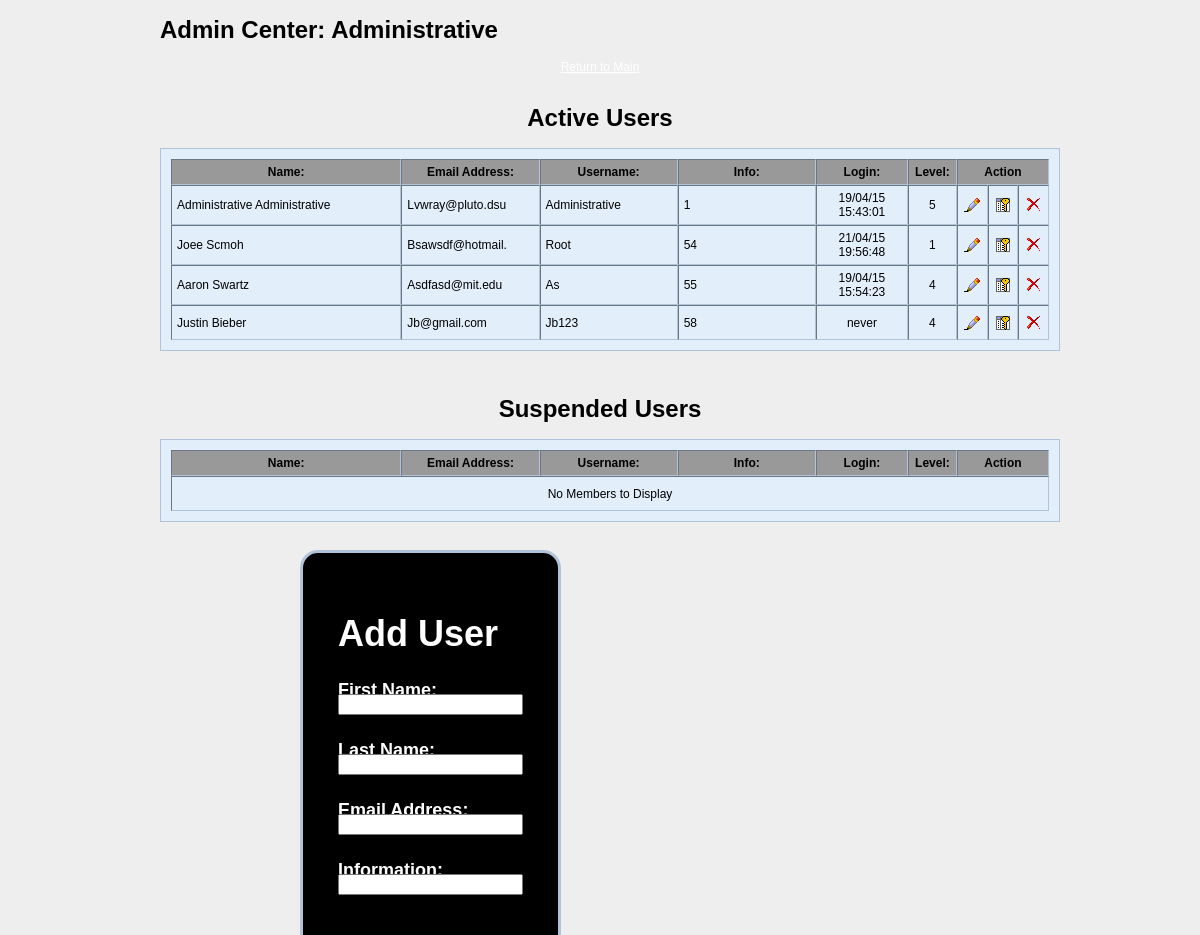
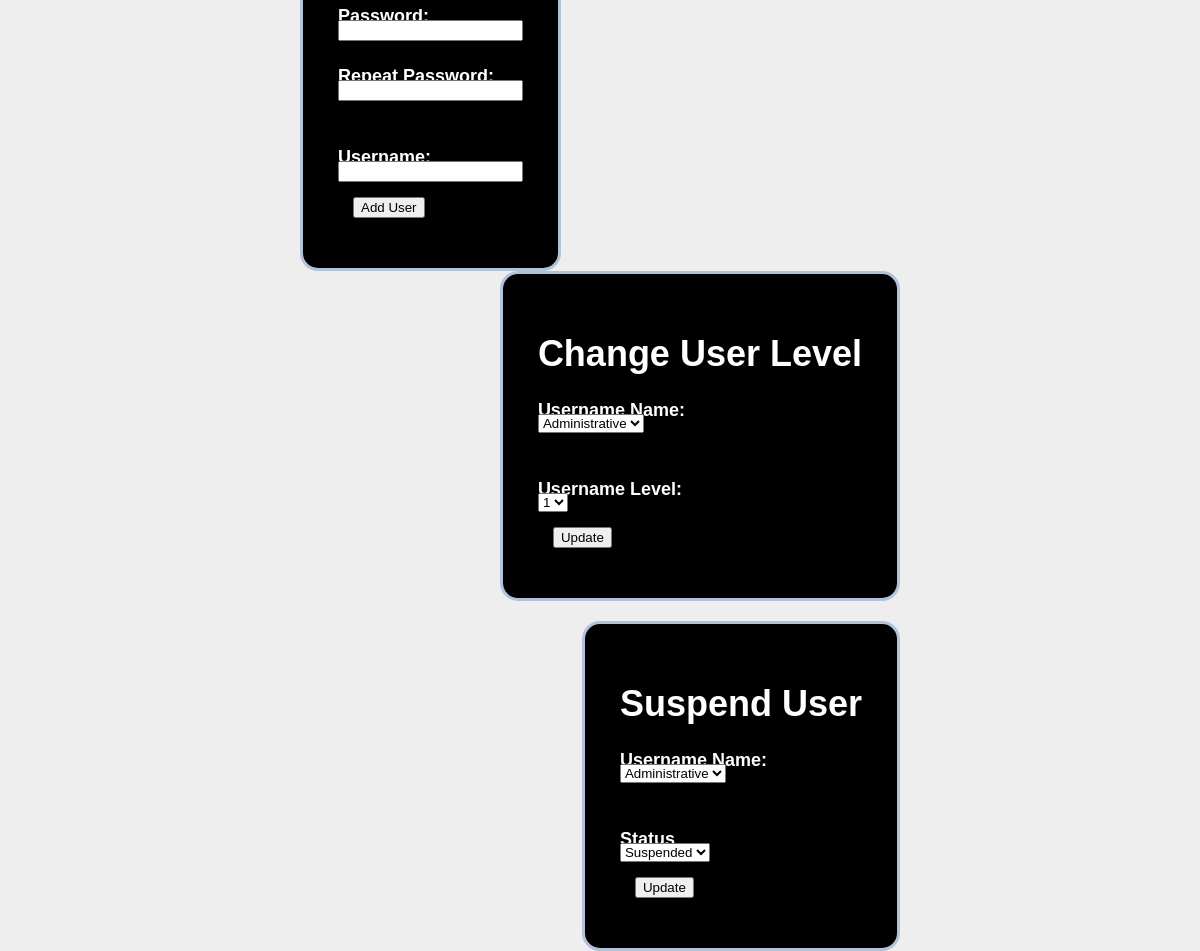
Screenshot of /admin/admin_center.php (signed in) with the database file from the repository (2 pictures, top to bottom).
### tables this page shows
CREATE TABLE IF NOT EXISTS `users` (
  `userid` int(20) NOT NULL AUTO_INCREMENT,
  `first_name` varchar(25) NOT NULL,
  `last_name` varchar(25) NOT NULL,
  `birthdate` date NOT NULL,
  `email_address` varchar(50) NOT NULL,
  `username` varchar(15) NOT NULL,
  `password` varchar(500) NOT NULL,
  `code` varchar(50) NOT NULL,
  `last_loggedin` varchar(100) NOT NULL DEFAULT 'never',
  `user_level` enum('1','2','3','4','5') NOT NULL DEFAULT '1',
  `forgot` varchar(100) DEFAULT NULL,
  `status` enum('live','suspended','pending') NOT NULL DEFAULT 'live',
  `zipcode` int(8) NOT NULL,
  `city` varchar(25) NOT NULL,
  PRIMARY KEY (`userid`)
);

### include/admin_processes1.php (the view, shortened to what this page needs)
<?
class Admin_Process {
	function query($sql) {
		$sql = mysql_query($sql);
		$num_rows = mysql_num_rows($sql);
		$result = mysql_fetch_assoc($sql);
		return array("num_rows" => $num_rows, "result" => $result, "sql" => $sql);
	}
	function active_users_table() {
		$sql = $this -> query("SELECT * FROM " . DBTBLE . " WHERE status = 'live'");
		$result = $sql['sql'];
		$num_rows = $sql['num_rows'];
		$this -> create_table($result, $num_rows);
	}
	function suspended_users_table() {
		$sql = $this -> query("SELECT * FROM " . DBTBLE . " WHERE status = 'suspended'");
		$result = $sql['sql'];
		$num_rows = $sql['num_rows'];
		$this -> create_table($result, $num_rows);
	}
	function create_table($result, $num_rows) {
		echo "<table align=\"center\" border=\"1\" cellspacing=\"0\" cellpadding=\"5\" class=\"admin_tabel\">\n";
		echo "<tr class=\"tabel_header\">
                         <th align=\"center\" width=\"25%\"><strong> Name:</strong></th>
                         <th align=\"center\" width=\"15%\"><strong> Email Address:</strong></th>
                         <th align=\"center\" width=\"15%\"><strong> Username:</strong></th>
                         <th align=\"center\" width=\"15%\"><strong> Info:</strong></th>
                         <th align=\"center\" width=\"10%\"><strong> Login:</strong></th>
                         <th align=\"center\" width=\"5%\"><strong> Level:</strong></th>
                         <th align=\"center\" width=\"10%\" colspan=\"3\">Action</th>
                         </tr>\n";
		for ($i = 0; $i < $num_rows; $i++) {
			$userid = mysql_result($result, $i, "userid");
			$name = ucwords(substr(mysql_result($result, $i, "first_name") . " " . mysql_result($result, $i, "last_name"), 0, 30));
			$email_address = ucwords(substr(mysql_result($result, $i, "email_address"), 0, 16));
			$info = ucwords(substr(mysql_result($result, $i, "info"), 0, 16));
			$username = ucwords(substr(mysql_result($result, $i, "username"), 0, 16));
			$userlevel = mysql_result($result, $i, "user_level");
			$last_loggedin = mysql_result($result, $i, "last_loggedin");
			echo "<tr height=\"35\">
                  <td> $name</td>
                  <td> $email_address</td>
          <td> $username</td>
          <td> $info</td>
          <td align=\"center\"> $last_loggedin</td>
          <td align=\"center\"> $userlevel</td>
          <td align=\"center\"> <a href=\"admin_edituser.php?userid=$userid\"><img src=\"../include/icons/edit.png\" alt=\"Edit Users Details\" /></a></td>
          <td align=\"center\"> <a href=\"admin_editpass.php?userid=$userid\"><img src=\"../include/icons/password.png\" alt=\"Change Users Password\" /></a></td>
          <td align=\"center\"> <a href=\"admin_deleteuser.php?id=$userid\"><img src=\"../include/icons/delete.png\" alt=\"Delete User\" /></a></td>
                  </tr>\n";
		}
		if ($num_rows == 0) {
			echo "<tr height=\"35\">
                  <td colspan=\"9\" align=\"center\">No Members to Display</td>
          </tr>\n";
		}
		echo "</table><br>\n";
	}
	function list_users() {
		$q = "SELECT * FROM " . DBTBLE . "";
		$result = mysql_query($q);
		$num_rows = mysql_numrows($result);
		echo "<select name=\"username\">";
		for ($i = 0; $i < $num_rows; $i++) {
			$name = mysql_result($result, $i, "username");
			echo "<option value=\"$name\">$name</option>";
		}
		echo "</select>";
	}
}
?>

### admin/admin_center.php (shortened to what this page needs)
<?
include_once '../include/admin_processes1.php';
$Admin_Process = new Admin_Process;
$Admin_Process->check_status($_SERVER['SCRIPT_NAME']);
?>
<!DOCTYPE html PUBLIC "-//W3C//DTD XHTML 1.0 Transitional//EN" "http://www.w3.org/TR/xhtml1/DTD/xhtml1-transitional.dtd">
<html lang="en" xml:lang="en" xmlns="http://www.w3.org/1999/xhtml">
<link href="../include/style1.css" rel="stylesheet" type="text/css">
<body>
<h1>Admin Center: <? echo $_SESSION['username']; ?><br />
</h1>
<div align="center"><a href="../main.php">Return to Main
</a></div>
<br />
<div align="center">
<h1>
<a name="active" id="active"></a>		Active Users </h1>
<?	$Admin_Process->active_users_table()  ?>
</div><br>
<div align="center">
<h1> <a name="suspended" id="suspended"></a> Suspended Users </h1>
<?	$Admin_Process->suspended_users_table()  ?>
</div><br>
<div style="width:600px; margin:0 auto; margin-bottom:20px;">
<form action="<?php echo $_SERVER['PHP_SELF']."#add"; ?>" method="post" style="float:left; margin-top:0px;">
<h1> Add User</h1>
<div class="label">First Name:</div>
<input name="first_name" type="text" class="field" value="<? echo $_POST['first_name']; ?>" />
<br />
<div class="label">Last Name:</div>
<input name="last_name" type="text" class="field" value="<? echo $_POST['last_name']; ?>" />
<br />
<div class="label">Email Address:</div>
<input name="email_address" type="text" class="field" value="<? echo $_POST['email_address']; ?>" />
<br />
<div class="label">Information:</div>
<input name="info" type="text" class="field" value="<? echo $_POST['info']; ?>" />
<br />
<br />
<div class="label">Password:</div>
<input name="pass1" type="password" class="field"/>
<br />
<div class="label">Repeat Password:</div>
<input name="pass2" type="password" class="field"/>
<br />
<br />
<div class="label">Username:</div>
<input name="username" type="text" class="field" value="<? echo $_POST['username']; ?>" />
<br />
<div class="right">
		<input name="add_user" type="submit" id="add_user" value="Add User" />
</div>
</form><br>
<form action="<?php echo $_SERVER['PHP_SELF']."#change"; ?>" method="post" style="float:right; margin-top:0px;">
<h1> Change User Level</h1>
<div class="label">Username Name:</div>
<?php $Admin_Process->list_users() ?><br><br>
<div class="label">Username Level:</div>
<select name="level" id="level">
 <option value="1">1</option>
</select>
<div class="right">
<input name="Change" type="submit" class="textfield" value="Update" />
</div>
</form>
<br>
<form action="<?php echo $_SERVER['PHP_SELF']."#suspend"; ?>" method="post" style="float:right; margin-top:20px;">
<h1> Suspend User</h1>
<div class="label">Username Name:</div>
<?php $Admin_Process->list_users() ?>
<br><br>
<div class="label">Status</div>
<select name="level" id="level">
  <option value="suspended">Suspended</option>
</select>
<div class="right">
<input name="Suspend" type="submit" class="textfield" value="Update" />
</div>
</form>
</div>

### include/style1.css (style rules this page uses)
html, body { background: #eeeeee; margin: 80px; margin-top: 0px; margin-bottom: 0px; padding: 0px; border: 10px; font-family:Arial, Helvetica, sans-serif; font-size:12px; width: auto; }
form { padding: 35px; background-color: black; border: #B1C3D9 3px solid; margin: 25px auto 0px; margin-top: 0px; width: auto; border-radius: 18px; font-size: 18px; color: white; }
.admin_tabel { padding: 10px; background-color: #e2eefa; border: #B1C3D9 1px solid; width: 900px; }
.tabel_header, .tabel_header:hover { background-color: #999999; }
.label { height:14px; margin-top:25px; margin-bottom: 0px; text-align:left; font-weight:bold; }
.right { text-align:left; margin:15px; font-size: 20px; }
a { color: white; }

### rows the page displays
users: name "Administrative Administrative", email_address "Lvwray@pluto.dsu", username "Administrative", userid "1", last_loggedin "19/04/15 15:43:01", user_level "5"
users: name "Joee Scmoh", email_address "Bsawsdf@hotmail.", username "Root", userid "54", last_loggedin "21/04/15 19:56:48", user_level "1"
users: name "Aaron Swartz", email_address "Asdfasd@mit.edu", username "As", userid "55", last_loggedin "19/04/15 15:54:23", user_level "4"
users: name "Justin Bieber", email_address "Jb@gmail.com", username "Jb123", userid "58", last_loggedin "never", user_level "4"

### other values shown
$_SESSION['username'] "Administrative"
form field username "Administrative Administrative"
